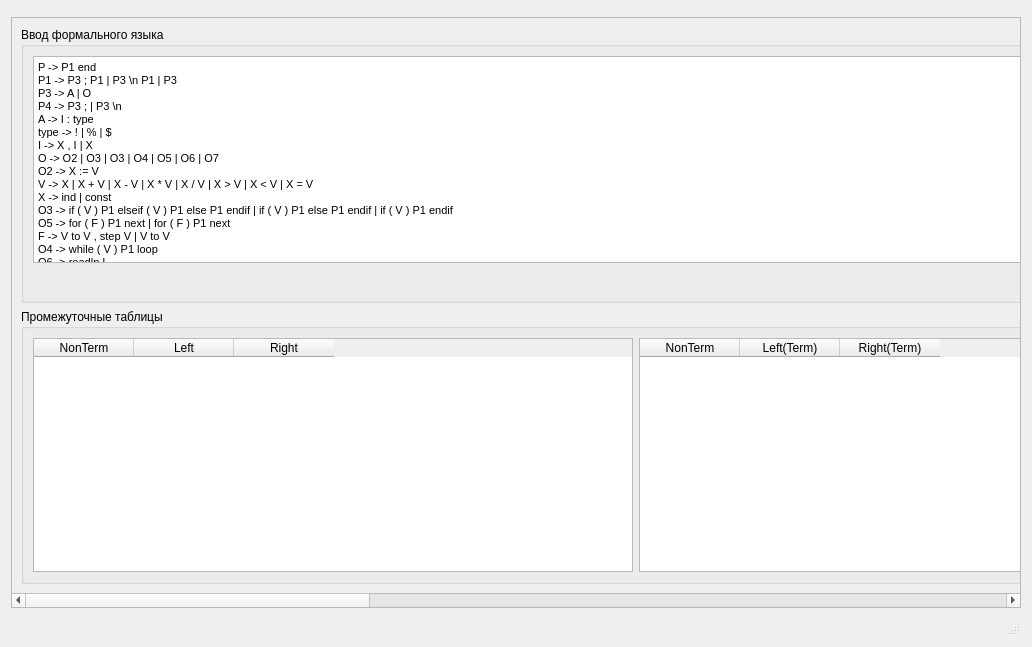
<?xml version="1.0" encoding="UTF-8"?>
<ui version="4.0">
 <class>SyntacticWindow</class>
 <widget class="QWidget" name="SyntacticWindow">
  <property name="geometry">
   <rect>
    <x>0</x>
    <y>0</y>
    <width>1032</width>
    <height>647</height>
   </rect>
  </property>
  <property name="windowTitle">
   <string>MainWindow</string>
  </property>
  <layout class="QVBoxLayout" name="verticalLayout">
   <item>
    <widget class="QMenuBar" name="menubar"/>
   </item>
   <item>
    <widget class="QScrollArea" name="scrollArea">
     <property name="widgetResizable">
      <bool>true</bool>
     </property>
     <widget class="QWidget" name="scrollAreaWidgetContents">
      <property name="geometry">
       <rect>
        <x>0</x>
        <y>0</y>
        <width>2884</width>
        <height>559</height>
       </rect>
      </property>
      <layout class="QGridLayout" name="gridLayout">
       <item row="0" column="0">
        <layout class="QHBoxLayout" name="horizontalLayout">
         <item>
          <layout class="QVBoxLayout" name="verticalLayout_2">
           <item>
            <widget class="QGroupBox" name="groupBox_2">
             <property name="title">
              <string>Ввод формального языка</string>
             </property>
             <layout class="QGridLayout" name="gridLayout_3">
              <item row="1" column="0">
               <layout class="QHBoxLayout" name="horizontalLayout_3">
                <item>
                 <spacer name="horizontalSpacer">
                  <property name="orientation">
                   <enum>Qt::Horizontal</enum>
                  </property>
                  <property name="sizeHint" stdset="0">
                   <size>
                    <width>40</width>
                    <height>20</height>
                   </size>
                  </property>
                 </spacer>
                </item>
                <item>
                 <widget class="QPushButton" name="pushButton">
                  <property name="text">
                   <string>Построить</string>
                  </property>
                 </widget>
                </item>
               </layout>
              </item>
              <item row="0" column="0">
               <widget class="QTextEdit" name="textEdit">
                <property name="html">
                 <string>&lt;!DOCTYPE HTML PUBLIC &quot;-//W3C//DTD HTML 4.0//EN&quot; &quot;http://www.w3.org/TR/REC-html40/strict.dtd&quot;&gt;
&lt;html&gt;&lt;head&gt;&lt;meta name=&quot;qrichtext&quot; content=&quot;1&quot; /&gt;&lt;style type=&quot;text/css&quot;&gt;
p, li { white-space: pre-wrap; }
&lt;/style&gt;&lt;/head&gt;&lt;body style=&quot; font-family:'MS Shell Dlg 2'; font-size:8.25pt; font-weight:400; font-style:normal;&quot;&gt;
&lt;p style=&quot; margin-top:0px; margin-bottom:0px; margin-left:0px; margin-right:0px; -qt-block-indent:0; text-indent:0px;&quot;&gt;P -&amp;gt; P1 end&lt;/p&gt;
&lt;p style=&quot; margin-top:0px; margin-bottom:0px; margin-left:0px; margin-right:0px; -qt-block-indent:0; text-indent:0px;&quot;&gt;P1 -&amp;gt; P3 ; P1 | P3 \n P1 | P3&lt;/p&gt;
&lt;p style=&quot; margin-top:0px; margin-bottom:0px; margin-left:0px; margin-right:0px; -qt-block-indent:0; text-indent:0px;&quot;&gt;P3 -&amp;gt; A | O&lt;/p&gt;
&lt;p style=&quot; margin-top:0px; margin-bottom:0px; margin-left:0px; margin-right:0px; -qt-block-indent:0; text-indent:0px;&quot;&gt;P4 -&amp;gt; P3 ; | P3 \n&lt;/p&gt;
&lt;p style=&quot; margin-top:0px; margin-bottom:0px; margin-left:0px; margin-right:0px; -qt-block-indent:0; text-indent:0px;&quot;&gt;A -&amp;gt; I : type&lt;/p&gt;
&lt;p style=&quot; margin-top:0px; margin-bottom:0px; margin-left:0px; margin-right:0px; -qt-block-indent:0; text-indent:0px;&quot;&gt;type -&amp;gt; ! | % | $&lt;/p&gt;
&lt;p style=&quot; margin-top:0px; margin-bottom:0px; margin-left:0px; margin-right:0px; -qt-block-indent:0; text-indent:0px;&quot;&gt;I -&amp;gt; X , I | X&lt;/p&gt;
&lt;p style=&quot; margin-top:0px; margin-bottom:0px; margin-left:0px; margin-right:0px; -qt-block-indent:0; text-indent:0px;&quot;&gt;O -&amp;gt; O2 | O3 | O3 | O4 | O5 | O6 | O7&lt;/p&gt;
&lt;p style=&quot; margin-top:0px; margin-bottom:0px; margin-left:0px; margin-right:0px; -qt-block-indent:0; text-indent:0px;&quot;&gt;O2 -&amp;gt; X := V&lt;/p&gt;
&lt;p style=&quot; margin-top:0px; margin-bottom:0px; margin-left:0px; margin-right:0px; -qt-block-indent:0; text-indent:0px;&quot;&gt;V -&amp;gt; X | X + V | X - V | X * V | X / V | X &amp;gt; V | X &amp;lt; V | X = V&lt;/p&gt;
&lt;p style=&quot; margin-top:0px; margin-bottom:0px; margin-left:0px; margin-right:0px; -qt-block-indent:0; text-indent:0px;&quot;&gt;X -&amp;gt; ind | const&lt;/p&gt;
&lt;p style=&quot; margin-top:0px; margin-bottom:0px; margin-left:0px; margin-right:0px; -qt-block-indent:0; text-indent:0px;&quot;&gt;O3 -&amp;gt; if ( V ) P1 elseif ( V ) P1 else P1 endif | if ( V ) P1 else P1 endif | if ( V ) P1 endif&lt;/p&gt;
&lt;p style=&quot; margin-top:0px; margin-bottom:0px; margin-left:0px; margin-right:0px; -qt-block-indent:0; text-indent:0px;&quot;&gt;O5 -&amp;gt; for ( F ) P1 next | for ( F ) P1 next&lt;/p&gt;
&lt;p style=&quot; margin-top:0px; margin-bottom:0px; margin-left:0px; margin-right:0px; -qt-block-indent:0; text-indent:0px;&quot;&gt;F -&amp;gt; V to V , step V | V to V&lt;/p&gt;
&lt;p style=&quot; margin-top:0px; margin-bottom:0px; margin-left:0px; margin-right:0px; -qt-block-indent:0; text-indent:0px;&quot;&gt;O4 -&amp;gt; while ( V ) P1 loop&lt;/p&gt;
&lt;p style=&quot; margin-top:0px; margin-bottom:0px; margin-left:0px; margin-right:0px; -qt-block-indent:0; text-indent:0px;&quot;&gt;O6 -&amp;gt; readln I&lt;/p&gt;
&lt;p style=&quot; margin-top:0px; margin-bottom:0px; margin-left:0px; margin-right:0px; -qt-block-indent:0; text-indent:0px;&quot;&gt;O7 -&amp;gt; writeln I&lt;/p&gt;&lt;/body&gt;&lt;/html&gt;</string>
                </property>
               </widget>
              </item>
             </layout>
            </widget>
           </item>
           <item>
            <widget class="QGroupBox" name="groupBox_3">
             <property name="title">
              <string>Промежуточные таблицы</string>
             </property>
             <layout class="QGridLayout" name="gridLayout_4">
              <item row="0" column="0">
               <layout class="QHBoxLayout" name="horizontalLayout_2">
                <item>
                 <widget class="QTableWidget" name="tableNonTerm">
                  <property name="minimumSize">
                   <size>
                    <width>600</width>
                    <height>0</height>
                   </size>
                  </property>
                  <column>
                   <property name="text">
                    <string>NonTerm</string>
                   </property>
                  </column>
                  <column>
                   <property name="text">
                    <string>Left</string>
                   </property>
                  </column>
                  <column>
                   <property name="text">
                    <string>Right</string>
                   </property>
                  </column>
                 </widget>
                </item>
                <item>
                 <widget class="QTableWidget" name="tableTerm">
                  <property name="minimumSize">
                   <size>
                    <width>600</width>
                    <height>0</height>
                   </size>
                  </property>
                  <column>
                   <property name="text">
                    <string>NonTerm</string>
                   </property>
                  </column>
                  <column>
                   <property name="text">
                    <string>Left(Term)</string>
                   </property>
                  </column>
                  <column>
                   <property name="text">
                    <string>Right(Term)</string>
                   </property>
                  </column>
                 </widget>
                </item>
               </layout>
              </item>
             </layout>
            </widget>
           </item>
          </layout>
         </item>
         <item>
          <widget class="QGroupBox" name="groupBox">
           <property name="title">
            <string>Результат</string>
           </property>
           <layout class="QGridLayout" name="gridLayout_2">
            <item row="0" column="0">
             <widget class="QTableWidget" name="tableRecedence">
              <property name="minimumSize">
               <size>
                <width>1600</width>
                <height>0</height>
               </size>
              </property>
             </widget>
            </item>
           </layout>
          </widget>
         </item>
        </layout>
       </item>
      </layout>
     </widget>
    </widget>
   </item>
   <item>
    <widget class="QStatusBar" name="statusbar"/>
   </item>
  </layout>
 </widget>
 <resources/>
 <connections/>
</ui>
